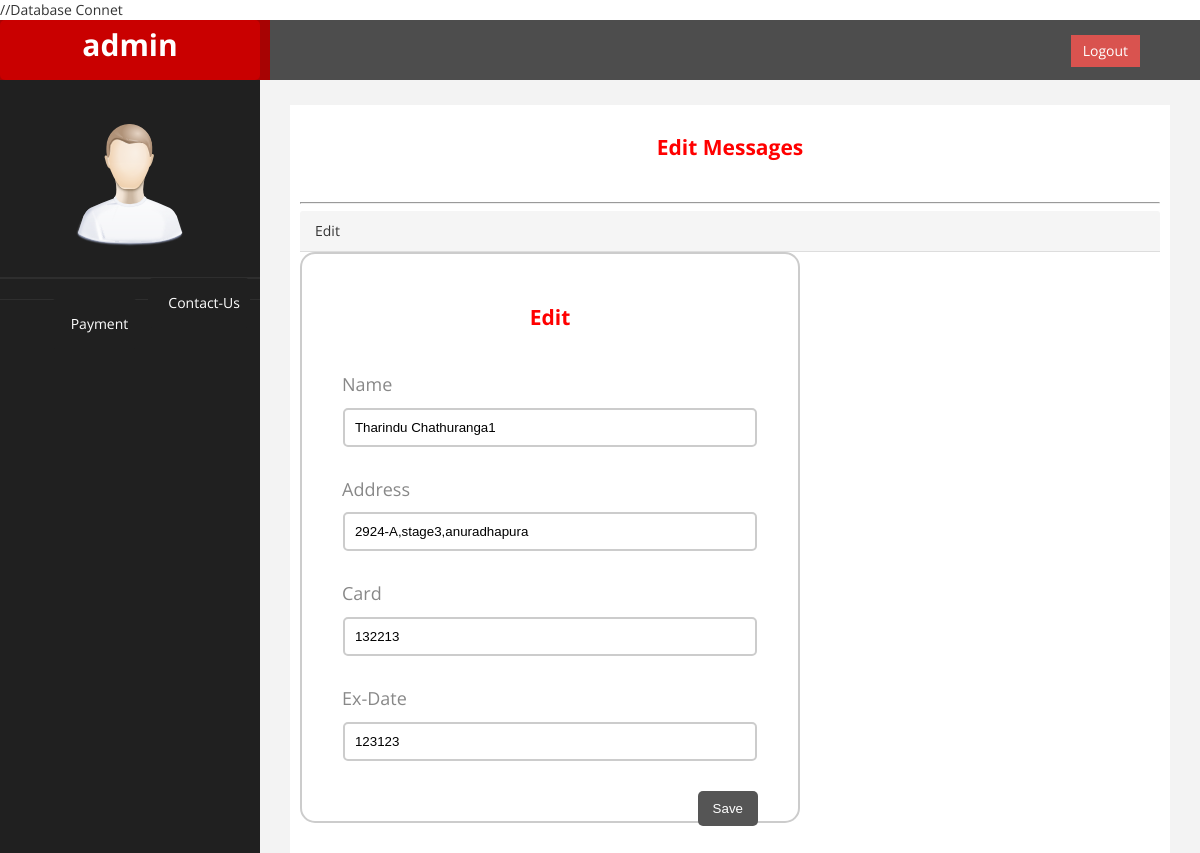
Page /admin/editpayment.php?edit=4 on the committed database.
### tables this page shows
CREATE TABLE `payment` (
  `id` int(11) NOT NULL,
  `name` varchar(100) NOT NULL,
  `address` varchar(300) NOT NULL,
  `card` int(11) NOT NULL,
  `ex` varchar(10) NOT NULL,
  `cvv` int(11) NOT NULL
);

### admin/editpayment.php (the view, shortened to what this page needs)
<?php
include 'db.php';
?>
<!DOCTYPE html>
<html >
<head>
    <link href="assets/css/style.css?v=<?php echo time();  ?>" rel="stylesheet" />
    <link href="assets/css/custom.css?v=<?php echo time();  ?>" rel="stylesheet" />
</head>
<body>
    <div id="wrapper">
        <nav class="navbar navbar-default navbar-cls-top " role="navigation" style="margin-bottom: 0">
            <div class="navbar-header">
                <a class="navbar-brand" href="index.html">admin</a>
            </div>
  <div style="color: white;
padding: 15px 50px 5px 50px;
float: right;
font-size: 16px;">  <a href="logout.php" class="btn btn-danger square-btn-adjust">Logout</a> </div>
        </nav>
                <nav class="navbar-default navbar-side" role="navigation">
            <div class="sidebar-collapse">
                <ul class="nav" id="main-menu">
				<li class="text-center">
                    <img src="assets/img/find_user.png" class="user-image img-responsive"/>
					</li>
                    <li>
                        <a  href="contact.php"><i class="fa fa-qrcode fa-3x"></i>Contact-Us</a>
                    </li>
                    <br>
                    <li>
                        <a  href="payment.php"><i class="fa fa-qrcode fa-3x"></i>Payment</a>
                    </li>
                </ul>
            </div>
        </nav>
        <div id="page-wrapper" >
            <div id="page-inner">
                <div class="row">
                    <div class="col-md-12">
                     <h2>Edit Messages</h2>
                    </div>
                </div>
                 <hr />
           <div class="col-md-6">
                    <div class="panel panel-default">
                        <div class="panel-heading">
                            Edit
                        </div>
                        <div>
                        <?php
                        $id = $_GET['edit'];
                        $sql = "SELECT * FROM payment where id=$id";
                        $result= mysqli_query($con,$sql);
                        $row = mysqli_fetch_assoc($result);
                        $name = $row['name'];
                        $address = $row['address'];
                        $card = $row['card'];
                        $ex = $row['ex'];
                        ?>
                        <form action="" method="post">
                            <h2>Edit</h2>
                            <label>Name</label>
                            <input type="text" name="name" placeholder="Name" value="<?php echo $name; ?>"><br>
                            <label>Address</label>
                            <input type="text" name="address" placeholder="Address" value="<?php echo $address; ?>"><br>
                            <label>Card</label>
                            <input type="text" name="card" placeholder="Card" value="<?php echo $card; ?>"><br>
                            <label>Ex-Date</label>
                            <input type="text" name="ex" placeholder="Ex-Date" value="<?php echo $ex; ?>"><br>
                            <button type="submit" name="update">Save</button>
                        </form>
                    </div>
                </div>
            </div>
</body>
</html>

### admin/assets/css/style.css (style rules this page uses)
html { font-family: sans-serif; -webkit-text-size-adjust: 100%; -ms-text-size-adjust: 100%; }
body { margin: 0; }
* { -webkit-box-sizing: border-box; -moz-box-sizing: border-box; box-sizing: border-box; }
*:before, *:after { -webkit-box-sizing: border-box; -moz-box-sizing: border-box; box-sizing: border-box; }
html { font-size: 62.5%; -webkit-tap-highlight-color: rgba(0, 0, 0, 0); }
body { font-family: "Helvetica Neue", Helvetica, Arial, sans-serif; font-size: 14px; line-height: 1.42857143; color: #333; background-color: #fff; }
a { color: #428bca; text-decoration: none; }
.btn { display: inline-block; padding: 6px 12px; margin-bottom: 0; font-size: 14px; font-weight: normal; line-height: 1.42857143; text-align: center; white-space: nowrap; vertical-align: middle; cursor: pointer; -webkit-user-select: none; -moz-user-select: none; -ms-user-select: none; user-select: none; background-image: none; border: 1px solid transparent; border-radius: 4px; }
.btn-danger { color: #fff; background-color: #d9534f; border-color: #d43f3a; }
.nav { padding-left: 0; margin-bottom: 0; list-style: none; }
.nav > li > a { position: relative; display: block; padding: 10px 15px; }
@media (min-width: 768px) { .navbar-header { float: left; } }
.navbar-brand { float: left; height: 50px; padding: 15px 15px; font-size: 18px; line-height: 20px; }
.panel-heading { padding: 10px 15px; border-bottom: 1px solid transparent; border-top-left-radius: 3px; border-top-right-radius: 3px; }
.panel-default > .panel-heading { color: #333; background-color: #f5f5f5; border-color: #ddd; }
.nav:before, .nav:after, .navbar:before, .navbar:after, .navbar-header:before, .navbar-header:after, .navbar-collapse:before, .navbar-collapse:after, .panel-body:before, .panel-body:after, .modal-footer:before, .modal-footer:after { display: table; content: " "; }
.nav:after, .navbar:after, .navbar-header:after, .navbar-collapse:after, .pager:after, .panel-body:after, .modal-footer:after { clear: both; }
form { width: 500px; border: 2px solid #ccc; padding: 30px; background: #fff; border-radius: 15px; }
h2 { text-align: center; margin-bottom: 40px; }
input { display: block; border: 2px solid #ccc; width: 95%; padding: 10px; margin: 10px auto; border-radius: 5px; }
label { color: #888; font-size: 18px; padding: 10px; }
button { float: right; background: #555; padding: 10px 15px; color: #fff; border-radius: 5px; margin-right: 10px; border: none; }
a { float: right; background: #555; padding: 10px 15px; color: #fff; border-radius: 5px; margin-right: 10px; border: none; text-decoration: none; }

### admin/assets/css/custom.css (style rules this page uses)
body { font-family: 'Open Sans', sans-serif; }
#wrapper { width: 100%; background:#202020; }
#page-wrapper { padding: 15px 15px; min-height: 600px; background:#F3F3F3; }
#page-inner { width:100%; margin:10px 20px 10px 0px; background-color:#fff!important; padding:10px; min-height:1200px; }
.text-center { text-align:center; }
h2 { color: #f00; }
.square-btn-adjust { border: 0px solid transparent; -webkit-border-radius: 0px; -moz-border-radius: 0px; border-radius: 0px; }
.user-image { margin: 25px auto; -webkit-border-radius: 10px; -moz-border-radius: 10px; border-radius: 10px; max-height:170px; max-width:170px; }
.navbar-cls-top .navbar-brand { color: #fff; background: #C90000; width: 260px; text-align: center; height: 60px; font-size: 30px; font-weight: 700; }
.sidebar-collapse , .sidebar-collapse .nav { background:none; }
.sidebar-collapse .nav { padding:0; }
.sidebar-collapse .nav > li > a { color:#fff; background:#202020; text-shadow:none; }
.sidebar-collapse > .nav > li > a { padding:15px 10px; }
.sidebar-collapse > .nav > li { border-bottom: 1px solid rgba(107, 108, 109, 0.19); }
.navbar-side { border:none; background-color: #202020; }
.navbar-cls-top { background:#4D4D4D; border-bottom:none; }
.navbar-default { border:0px solid black; }
.navbar-header { background: #A70303; }
@media (min-width:768px) { #page-wrapper { margin: 0 0 0 260px; padding: 15px 30px; min-height: 1200px; } }
@media (min-width:768px) { .navbar-side { z-index: 1; position: absolute; width: 260px; } }
@media (min-width:768px) { .navbar { border-radius: 0px; } }

### rows in the picture
payment: name "Tharindu Chathuranga1", address "2924-A,stage3,anuradhapura", card "132213", ex "123123"
